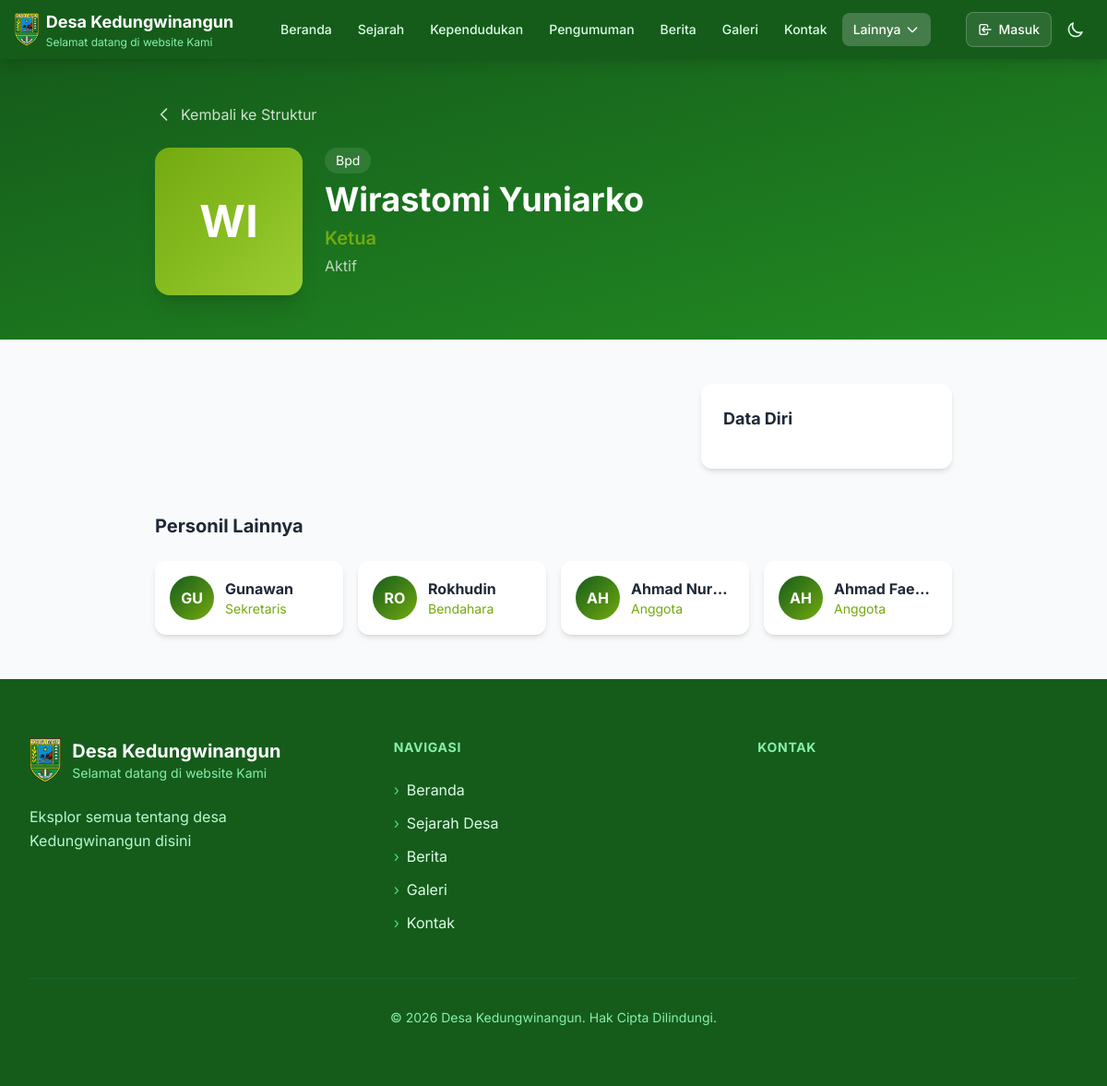
The app's page /struktur/1 with its own data.
### tables this page shows
CREATE TABLE config (
                key TEXT PRIMARY KEY,
                value TEXT
            );

CREATE TABLE struktur_organisasi (
                id INTEGER PRIMARY KEY AUTOINCREMENT,
                kategori TEXT NOT NULL,
                nama TEXT NOT NULL,
                jabatan TEXT,
                deskripsi TEXT,
                nik TEXT,
                alamat TEXT,
                dusun TEXT,
                rt TEXT,
                rw TEXT,
                telepon TEXT,
                email TEXT,
                foto_url TEXT,
                sk_url TEXT,
                no_sk TEXT,
                tanggal_sk TEXT,
                masa_jabatan TEXT,
                status TEXT DEFAULT 'Aktif',
                icon TEXT,
                no_urut INTEGER DEFAULT 0,
                aktif INTEGER DEFAULT 1,
                created_at TIMESTAMP DEFAULT CURRENT_TIMESTAMP,
                updated_at TIMESTAMP DEFAULT CURRENT_TIMESTAMP
            );

### routes/public.py (the view)
@public_bp.route("/struktur/<int:struktur_id>")
def struktur_detail(struktur_id):
    from datetime import datetime
    from models import get_struktur_by_id, get_all_struktur
    try:
        item = get_struktur_by_id(struktur_id)
        if not item:
            flash('Data tidak ditemukan', 'error')
            return redirect(url_for('public.struktur'))
        related = get_all_struktur(aktif=1)
        related = [r for r in related if r['kategori'] == item['kategori'] and r['id'] != struktur_id][:4]
        desa_info = get_desa_info_with_maps()
        custom_pages = get_all_pages()
        return render_template(
            "struktur_detail.html",
            page={"title": item['nama']},
            item=item,
            related=related,
            desa=desa_info,
            nav_links=set_nav_active("Lainnya", request.path),
            tahun=datetime.now().year,
            site_name=desa_info['nama'],
            site_tagline=desa_info['tagline'],
            site_description=desa_info['deskripsi'],
            custom_pages=custom_pages,
        )
    except Exception as e:
        logger.error(f"Error loading struktur detail {struktur_id}: {str(e)}")
        flash('Terjadi kesalahan saat memuat halaman', 'error')
        return redirect(url_for('public.struktur'))

### app.py (called while the page is built, shortened)
@app.context_processor
def inject_openrouter_key():
    return {
        'openrouter_api_key': environ.get('OPENROUTER_API_KEY', '')
    }

@app.context_processor
def inject_custom_pages():
    from models import get_all_pages
    return {'custom_pages_nav': get_all_pages()}

@app.after_request
def add_security_headers(response):
    response.headers['X-Content-Type-Options'] = 'nosniff'
    response.headers['X-Frame-Options'] = 'DENY'
    response.headers['X-XSS-Protection'] = '1; mode=block'
    response.headers['Referrer-Policy'] = 'strict-origin-when-cross-origin'
    if request.path.startswith('/admin') or request.path.startswith('/login'):
        response.headers['Cache-Control'] = 'no-store, no-cache, must-revalidate, max-age=0'
        response.headers['Pragma'] = 'no-cache'
        response.headers['Expires'] = '0'
    response.headers['Permissions-Policy'] = (
        'camera=(), microphone=(), geolocation=(self "https://maps.google.com"), '
        'payment=(), usb=(), fullscreen=(self)'
    )
    return response

@app.context_processor
def inject_csrf_token():
    from flask import session
    if '_csrf_token' not in session:
        session['_csrf_token'] = secrets.token_hex(32)
    return {'csrf_token': session['_csrf_token']}

### models.py (called while the page is built)
def get_db_connection():
    conn = sqlite3.connect(Config.DB_NAME)
    conn.row_factory = sqlite3.Row
    return conn

def get_config(key, default=None):
    try:
        conn = get_db_connection()
        cursor = conn.cursor()
        cursor.execute('SELECT value FROM config WHERE key = ?', (key,))
        row = cursor.fetchone()
        conn.close()
        return row['value'] if row else (default if default is not None else DEFAULT_CONFIG.get(key, ''))
    except Exception as e:
        logger.error(f"Error getting config '{key}': {str(e)}")
        return default if default is not None else DEFAULT_CONFIG.get(key, '')

def get_desa_info():
    return {
        "nama": get_config("website_nama", DEFAULT_CONFIG["website_nama"]),
        "tagline": get_config("website_tagline", DEFAULT_CONFIG["website_tagline"]),
        "deskripsi": get_config("website_deskripsi", DEFAULT_CONFIG["website_deskripsi"]),
        "jumlah_dusun": 8,
        "jumlah_kadus": 6,
        "jumlah_kasi": 3,
        "jumlah_kaur": 3,
        "jumlah_sekdes": 1,
        "jumlah_kepala_desa": 1,
    }

### routes/public.py (called while the page is built)
def get_desa_info_with_maps():
    info = get_desa_info()
    info['maps_embed_url'] = MAPS_EMBED_URL
    info['dusun'] = DUSUN_DATA
    return info

### templates/struktur_detail.html (shortened to what this page needs)
<!DOCTYPE html>
<html lang="id">
<head>
    <script src="https://cdn.tailwindcss.com"></script>
    <link rel="stylesheet" href="{{ url_for('static', filename='styles.css') }}">
</head>
<body>
    {% include 'partials/navbar.html' %}
    <section class="bg-gradient-to-br from-[#155C1B] to-[#228B22] text-white py-8 md:py-12">
        <div class="max-w-4xl mx-auto px-4">
            <a href="{{ url_for('public.struktur') }}" class="inline-flex items-center gap-2 text-white/80 hover:text-white mb-6 transition-colors">
                <svg class="w-5 h-5" fill="none" stroke="currentColor" viewBox="0 0 24 24">
                    <path stroke-linecap="round" stroke-linejoin="round" stroke-width="2" d="M15 19l-7-7 7-7"/>
                </svg>
                Kembali ke Struktur
            </a>
            <div class="flex flex-col md:flex-row items-center md:items-start gap-6 text-center md:text-left">
                <div class="w-32 h-32 md:w-40 md:h-40 rounded-2xl bg-gradient-to-br from-[#73AA0F] to-[#9ACD32] flex items-center justify-center text-white font-bold text-4xl md:text-5xl shadow-xl overflow-hidden flex-shrink-0">
                    {% if item.foto_url %}
                    <img src="{{ item.foto_url }}" alt="{{ item.nama }}" class="w-full h-full object-cover">
                    {% else %}
                    {{ item.nama[:2]|upper }}
                    {% endif %}
                </div>
                <div>
                    <span class="inline-block px-3 py-1 bg-white/10 rounded-full text-sm mb-2">{{ item.kategori|title|replace('_', ' ') }}</span>
                    <h1 class="text-3xl md:text-4xl font-bold mb-2">{{ item.nama }}</h1>
                    <p class="text-[#73AA0F] text-xl font-semibold">{{ item.jabatan or '-' }}</p>
                    <p class="text-white/70 mt-1">{{ item.status or 'Aktif' }}</p>
                </div>
            </div>
        </div>
    </section>
    <section class="py-12 bg-gray-50">
        <div class="max-w-4xl mx-auto px-4">
            <div class="grid md:grid-cols-3 gap-6">
                <div class="md:col-span-2 space-y-6">
                </div>
                <div class="space-y-6">
                    <div class="bg-white rounded-xl p-6 shadow-md">
                        <h2 class="text-lg font-bold text-gray-800 mb-4">Data Diri</h2>
                    </div>
                </div>
            </div>
            {% if related %}
            <div class="mt-12">
                <h2 class="text-xl font-bold text-gray-800 mb-6">Personil Lainnya</h2>
                <div class="grid grid-cols-1 sm:grid-cols-2 lg:grid-cols-4 gap-4">
                    {% for r in related %}
                    <a href="{{ url_for('public.struktur_detail', struktur_id=r.id) }}" class="bg-white rounded-xl p-4 shadow-md hover:shadow-lg transition-all group">
                        <div class="flex items-center gap-3">
                            <div class="w-12 h-12 rounded-full bg-gradient-to-br from-[#155C1B] to-[#73AA0F] flex items-center justify-center text-white font-bold flex-shrink-0 overflow-hidden">
                                {% if r.foto_url %}
                                <img src="{{ r.foto_url }}" alt="{{ r.nama }}" class="w-full h-full object-cover">
                                {% else %}
                                {{ r.nama[:2]|upper }}
                                {% endif %}
                            </div>
                            <div class="min-w-0">
                                <h3 class="font-bold text-gray-800 truncate group-hover:text-[#155C1B]">{{ r.nama }}</h3>
                                <p class="text-[#73AA0F] text-sm truncate">{{ r.jabatan or '-' }}</p>
                            </div>
                        </div>
                    </a>
                    {% endfor %}
                </div>
            </div>
            {% endif %}
        </div>
    </section>
    {% include 'partials/footer.html' %}
</body>
</html>

### templates/partials/navbar.html (shortened to what this page needs)
<nav class="bg-[#155C1B] sticky top-0 z-50 shadow-lg {{ navbar_extra_class or '' }}" id="main-navbar" x-data="{ mobileOpen: false, dropdownOpen: false }">
    <div class="max-w-7xl mx-auto px-4">
        <div class="flex items-center justify-between h-14 md:h-16">
            <a href="{{ url_for('public.index') }}" class="flex items-center gap-2">
                <img src="{{ url_for('static', filename='images/kebumen.png') }}" alt="Logo" class="h-9 w-auto">
                <div class="hidden sm:block">
                    <div class="text-white font-bold text-sm md:text-lg">{{ site_name or 'Desa' }}</div>
                    <div class="text-green-300 text-[10px] md:text-xs">{{ site_tagline or '' }}</div>
                </div>
            </a>
            <div class="hidden lg:flex items-center gap-1">
                {% for link in nav_links %}
                {% if link.label == 'Lainnya' %}
                <div class="relative">
                    <button @click="dropdownOpen = !dropdownOpen"
                            class="px-3 py-2 rounded-lg text-sm font-medium transition-colors flex items-center gap-1
                                   {% if link.active %}bg-white/20 text-white{% else %}text-green-100 hover:bg-white/10 hover:text-white{% endif %}">
                        Lainnya
                        <svg class="w-4 h-4 transition-transform" :class="{'rotate-180': dropdownOpen}" fill="none" stroke="currentColor" viewBox="0 0 24 24">
                            <path stroke-linecap="round" stroke-linejoin="round" stroke-width="2" d="M19 9l-7 7-7-7"/>
                        </svg>
                    </button>
                </div>
                {% else %}
                <a href="{{ link.href }}" class="px-3 py-2 rounded-lg text-sm font-medium transition-colors
                       {% if link.active %}bg-white/20 text-white{% else %}text-green-100 hover:bg-white/10 hover:text-white{% endif %}">
                    {{ link.label }}
                </a>
                {% endif %}
                {% endfor %}
            </div>
            <div class="flex items-center gap-1 md:gap-2">
                {% if not session.user_logged_in %}
                <div class="hidden md:flex items-center gap-2">
                    <a href="{{ url_for('public.login') }}" class="flex items-center gap-1.5 px-3 py-2 rounded-lg text-white text-sm font-medium bg-white/10 hover:bg-white/20 border border-white/20 transition-all">
                        <svg class="w-4 h-4" fill="none" stroke="currentColor" viewBox="0 0 24 24">
                            <path stroke-linecap="round" stroke-linejoin="round" stroke-width="2" d="M11 16l-4-4m0 0l4-4m-4 4h14m-5 4v1a3 3 0 01-3 3H6a3 3 0 01-3-3V7a3 3 0 013-3h7a3 3 0 013 3v1"/>
                        </svg>
                        Masuk
                    </a>
                </div>
                {% endif %}
                <button id="btn-dark" class="p-2 rounded-lg text-green-100 hover:bg-white/10 transition-colors" aria-label="Dark mode">
                    <svg id="icon-moon" class="w-5 h-5" fill="none" stroke="currentColor" viewBox="0 0 24 24">
                        <path stroke-linecap="round" stroke-linejoin="round" stroke-width="2" d="M20.354 15.354A9 9 0 018.646 3.646 9.003 9.003 0 0012 21a9.003 9.003 0 008.354-5.646z"/>
                    </svg>
                </button>
            </div>
        </div>
    </div>
</nav>

### templates/partials/footer.html (shortened to what this page needs)
<footer class="bg-[#155C1B] text-white">
    <div class="max-w-7xl mx-auto px-4 sm:px-6 lg:px-8 py-16">
        <div class="grid grid-cols-1 md:grid-cols-3 gap-12">
            <div class="reveal-footer">
                <a href="{{ url_for('public.index') }}" class="flex items-center gap-3 mb-6 group">
                    <img src="{{ url_for('static', filename='images/kebumen.png') }}" alt="Logo" class="h-12 w-auto transition-transform duration-300 group-hover:scale-105">
                    <div>
                        <h3 class="font-bold text-xl">{{ site_name or 'Desa' }}</h3>
                        <p class="text-green-300 text-sm">{{ site_tagline or '' }}</p>
                    </div>
                </a>
                <p class="text-green-200 leading-relaxed mb-6">{{ site_description or '' }}</p>
            </div>
            <div class="reveal-footer" style="transition-delay: 0.1s;">
                <h4 class="font-bold text-lg mb-6 text-green-300 uppercase tracking-wider text-sm">Navigasi</h4>
                <ul class="space-y-3">
                    <li>
                        <a href="{{ url_for('public.index') }}" class="text-green-100 hover:text-white transition-colors duration-200 flex items-center gap-2 group">
                            <span class="text-green-400 group-hover:translate-x-1 transition-transform duration-200">›</span>
                            Beranda
                        </a>
                    </li>
                    <li>
                        <a href="{{ url_for('public.sejarah') }}" class="text-green-100 hover:text-white transition-colors duration-200 flex items-center gap-2 group">
                            <span class="text-green-400 group-hover:translate-x-1 transition-transform duration-200">›</span>
                            Sejarah Desa
                        </a>
                    </li>
                    <li>
                        <a href="{{ url_for('public.berita') }}" class="text-green-100 hover:text-white transition-colors duration-200 flex items-center gap-2 group">
                            <span class="text-green-400 group-hover:translate-x-1 transition-transform duration-200">›</span>
                            Berita
                        </a>
                    </li>
                    <li>
                        <a href="{{ url_for('public.galeri') }}" class="text-green-100 hover:text-white transition-colors duration-200 flex items-center gap-2 group">
                            <span class="text-green-400 group-hover:translate-x-1 transition-transform duration-200">›</span>
                            Galeri
                        </a>
                    </li>
                    <li>
                        <a href="{{ url_for('public.kontak') }}" class="text-green-100 hover:text-white transition-colors duration-200 flex items-center gap-2 group">
                            <span class="text-green-400 group-hover:translate-x-1 transition-transform duration-200">›</span>
                            Kontak
                        </a>
                    </li>
                </ul>
            </div>
            <div class="reveal-footer" style="transition-delay: 0.2s;">
                <h4 class="font-bold text-lg mb-6 text-green-300 uppercase tracking-wider text-sm">Kontak</h4>
            </div>
        </div>
        <div class="mt-12 pt-8 border-t border-green-800 text-center">
            <p class="text-green-300 text-sm">© {{ tahun }} {{ site_name or 'Desa' }}. Hak Cipta Dilindungi.</p>
        </div>
    </div>
</footer>

### templates/struktur_detail.html (style rules this page uses)
* { margin: 0; padding: 0; box-sizing: border-box; }
body { font-family: 'Inter', sans-serif; }

### records on screen
config: value "Desa Kedungwinangun"
config: value "Selamat datang di website Kami"
struktur_organisasi: nama "WI", kategori "Bpd", nama "Wirastomi Yuniarko", jabatan "Ketua", status "Aktif"
struktur_organisasi: nama "GU", nama "Gunawan", jabatan "Sekretaris"
struktur_organisasi: nama "RO", nama "Rokhudin", jabatan "Bendahara"
struktur_organisasi: nama "AH", nama "Ahmad Nur…", jabatan "Anggota"
struktur_organisasi: nama "AH", nama "Ahmad Fae…", jabatan "Anggota"
config: value "Eksplor semua tentang desa Kedungwinangun disini"

### other values on screen
{{ link.label }} "Beranda" "Sejarah" "Kependudukan" "Pengumuman" "Berita" "Galeri" "Kontak"
